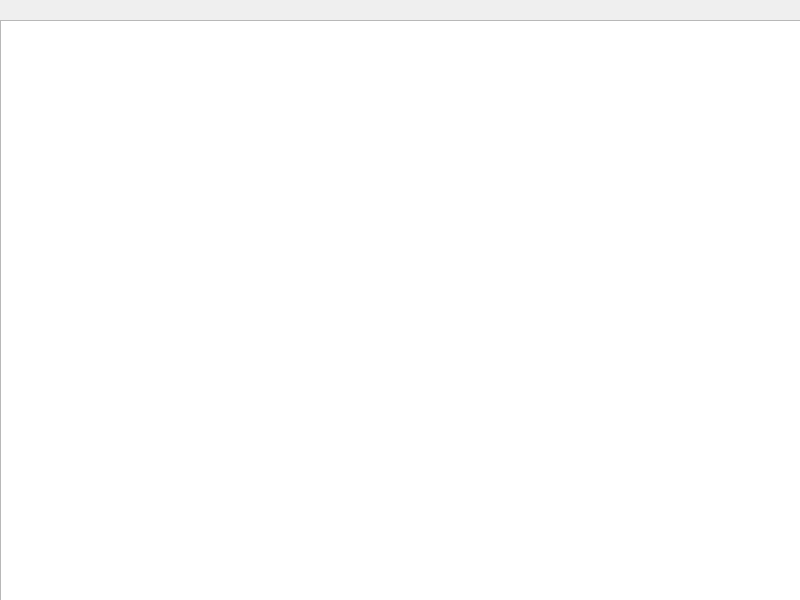
<?xml version="1.0" encoding="UTF-8"?>
<ui version="4.0">
 <class>Form2</class>
 <widget class="QWidget" name="Form2">
  <property name="geometry">
   <rect>
    <x>0</x>
    <y>0</y>
    <width>800</width>
    <height>600</height>
   </rect>
  </property>
  <property name="windowTitle">
   <string>Form</string>
  </property>
  <widget class="QListView" name="listView">
   <property name="geometry">
    <rect>
     <x>0</x>
     <y>20</y>
     <width>801</width>
     <height>581</height>
    </rect>
   </property>
  </widget>
 </widget>
 <resources/>
 <connections/>
</ui>
